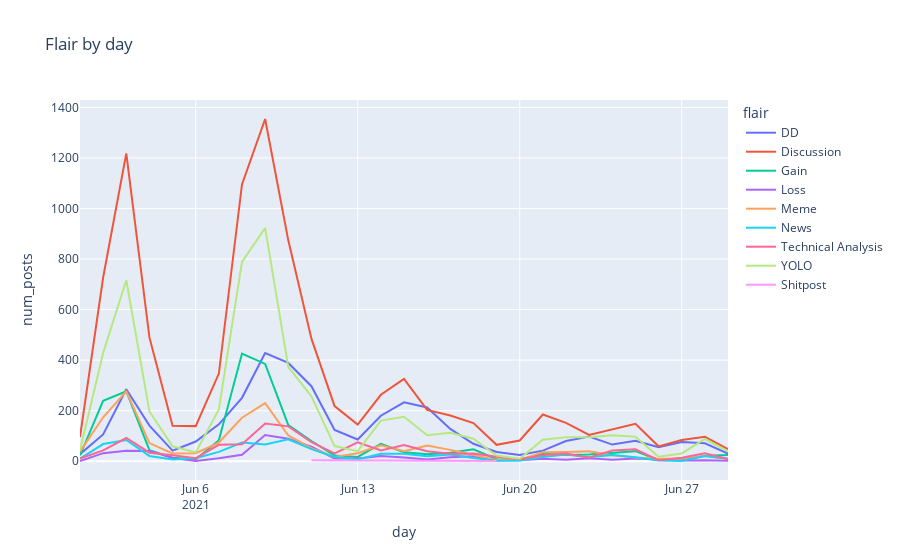

The cell this chart's notebook holds for it:
### Code cell
flair_daily = symbol_flair.groupby(['day', 'flair']).sum('num_posts').reset_index()
fig = px.line(flair_daily, x="day", y="num_posts", color='flair', line_group='flair', title='Flair by day')
fig.show()
